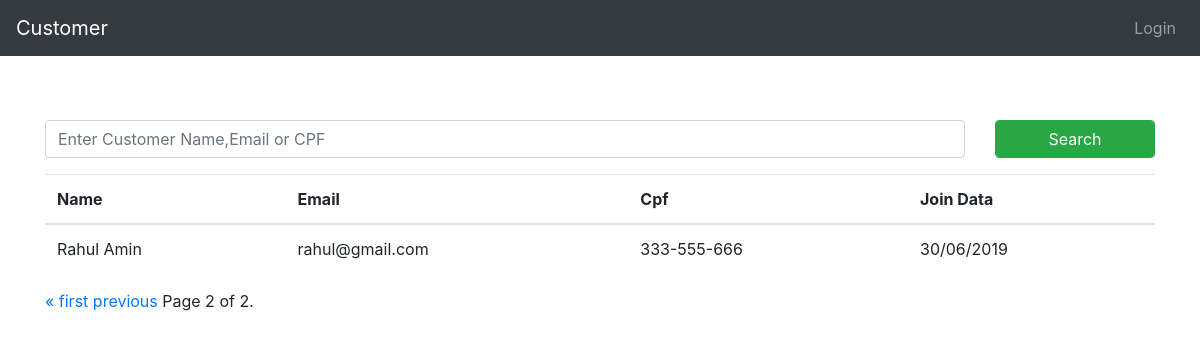
The page /?page=2&q= on the database its author committed.
### customers/models.py (models this page shows, shortened)
class Customer(models.Model):
    name = models.CharField(max_length=250)
    email = models.EmailField()
    cpf = models.CharField(max_length=14,unique=True)
    join_date = models.DateField(auto_now_add=True)

### customers/views.py (the view)
# urls.py: path('',list_customer,name='list_customer'),
def list_customer(request):
    customers = Customer.objects.all().order_by('-id')
    queryset = request.GET.get('q')
    if queryset:
        customers = Customer.objects.filter(
            Q(name__icontains=queryset)|
            Q(email__icontains=queryset)| # LIKE % ana %
            Q(cpf__icontains=queryset)
        )
    paginator = Paginator(customers, 5)
    page = request.GET.get('page')
    customers = paginator.get_page(page)
    return render(request,"customers/customer_list.html",{'customers':customers})

### templates/customers/customer_list.html (shortened to what this page needs)
{% extends 'base.html' %}
{% block content %}
<div class="container">
    <div class="py-4"></div>
    <form method="GET">
        <div class="row">
            <div class="form-group col-10">
                <input type="search" class="form-control" placeholder="Enter Customer Name,Email or CPF" name="q" value="{{ request.GET.q}}">
            </div>
            <div class="form-group col-2">
                <button class="form-control btn-success">Search</button>
            </div>
        </div>
    </form>
<table class="table table-head">
    <thead>
        <tr>
            <th>Name</th>
            <th>Email</th>
            <th>Cpf</th>
            <th>Join Data </th>
        </tr>
    </thead>
    <tbody>
        {% for customer in customers %}
        <tr>
            <td>{{ customer.name }}</td>
            <td>{{ customer.email }}</td>
            <td>{{ customer.cpf }}</td>
            <td>{{ customer.join_date|date:"d/m/Y" }}</td>
        </tr>
        {% endfor %}
    </tbody>
</table>
<div class="pagination">
    <span class="step-links">
        {% if customers.has_previous %}
            <a href="?page=1">&laquo; first</a>
            <a href="?page={{ customers.previous_page_number }}&q={% if request.GET.q %}{{ request.GET.q }}{% endif %}">previous</a>
        {% endif %}
        <span class="current">
            Page {{ customers.number }} of {{ customers.paginator.num_pages }}.
        </span>
    </span>
</div>
</div>
{% endblock content %}

### rows shown on the page
Customer: name "Rahul Amin", email "rahul@gmail.com", cpf "333-555-666", join_date "30/06/2019"

### other values the page prints
{{ customers.number }} "2"
{{ customers.paginator.num_pages }} "2"
